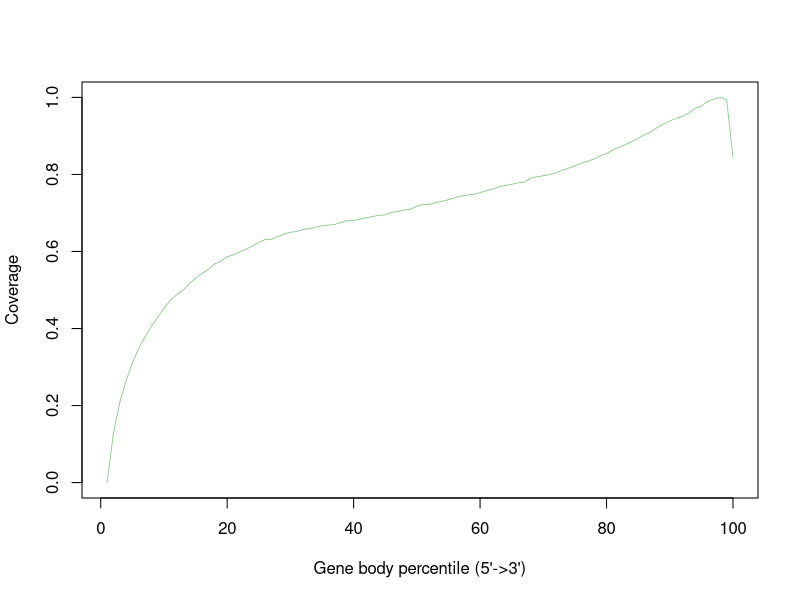

This chart was generated by the following R code:
DG_WT_hRGC_sorted <- c(0.0,0.1267465919302898,0.2071205149558365,0.26389926661061375,0.309579213850406,0.3481080497880801,0.37796108446800997,0.4057531385726422,0.4290491208087379,0.45267135841717887,0.4730069281799714,0.48743792516872037,0.4990396768359587,0.5165482075951219,0.5310700675907036,0.5429771612227637,0.5531182061529358,0.5676376423063381,0.5750979177859458,0.586353495070107,0.5914138871178786,0.5991735692564581,0.6055979318784127,0.614407541654427,0.6233811958261561,0.631048834111713,0.6316740610944337,0.6387984169078778,0.6456411098301001,0.6497889252972773,0.6519115895485541,0.6573360551216515,0.6591930600550716,0.6632293166321906,0.6667893814457305,0.6684304779757736,0.6702631201877993,0.6755794140349101,0.6800101353892984,0.6806844296387049,0.6839032299033263,0.687489615156944,0.690758321710544,0.6937014876144928,0.695186712447452,0.7010390483150366,0.7043392026671711,0.7075344481577914,0.7095095687851141,0.7176115098694037,0.7223826256755178,0.7218945322253392,0.7272268917956143,0.7304840695614117,0.7342598563289301,0.7396266158132148,0.7436170369132208,0.7468064403226905,0.7484197248174683,0.752718004949175,0.7580989967375396,0.7619338568894591,0.7682450136516695,0.7714122606576262,0.7745653375093027,0.7781448552100783,0.7801419147166158,0.7902450793440077,0.7938291961299444,0.7967568245840244,0.7997309410881118,0.8043441964035589,0.811082104763866,0.8161780464969375,0.8220993686419396,0.829532546808976,0.834070725166657,0.8399474859054354,0.84837453259078,0.8539633222336899,0.8634729873509931,0.8709804034535028,0.8772231022115913,0.8854199771145793,0.8939817334902864,0.902680219424839,0.9105025485612896,0.9216007625531797,0.9310079737260479,0.9383035211621465,0.9460195119916951,0.950466267994348,0.959146108989058,0.971267215455611,0.9776796142411667,0.9897757986381301,0.9955570351351151,1.0,0.9940077027839972,0.8443404201817428)


pdf("/users/sparthib/retina_lrs/plots/gene_body_percentile/DG-WT-hRGC.geneBodyCoverage.curves.pdf")
x=1:100
icolor = colorRampPalette(c("#7fc97f","#beaed4","#fdc086","#ffff99","#386cb0","#f0027f"))(1)
plot(x,DG_WT_hRGC_sorted,type='l',xlab="Gene body percentile (5'->3')", ylab="Coverage",lwd=0.8,col=icolor[1])
dev.off()
